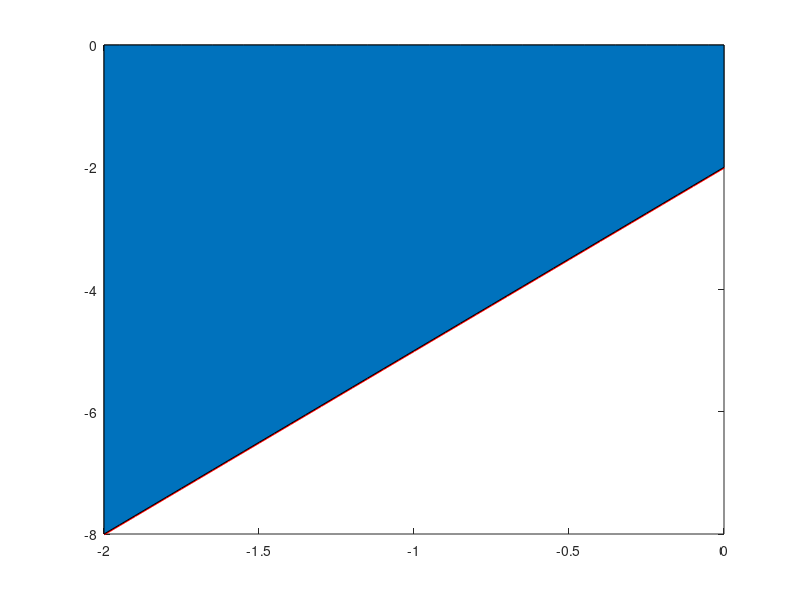

MATLAB code to generate this figure: (Note: this script raises an error after producing the figure.)
% Titulo: Teorema de valor intermedio Ejercicio 4
% Autor: Irving Jeremy Martinez Avila 
% Fecha: Jueves 27 de mayo del 2021

%Limpia variables y pantalla
clc, clear  
%Funcion definida
x=-2:.05:0;
f=inline('3*x-2');
plot(x,f(x),'r','LineWidth',2)
valor_de_Integral=quad(f,-2,0)
Valor_Medio=strcat('3*x.^3-2*x^2==',num2str(1/3*valor_de_Integral))
%Deduccion geometrica 
hold on
area(x,f(x))
altura=f(c(1));
plot([-2 0],[altura altura])
hold off
